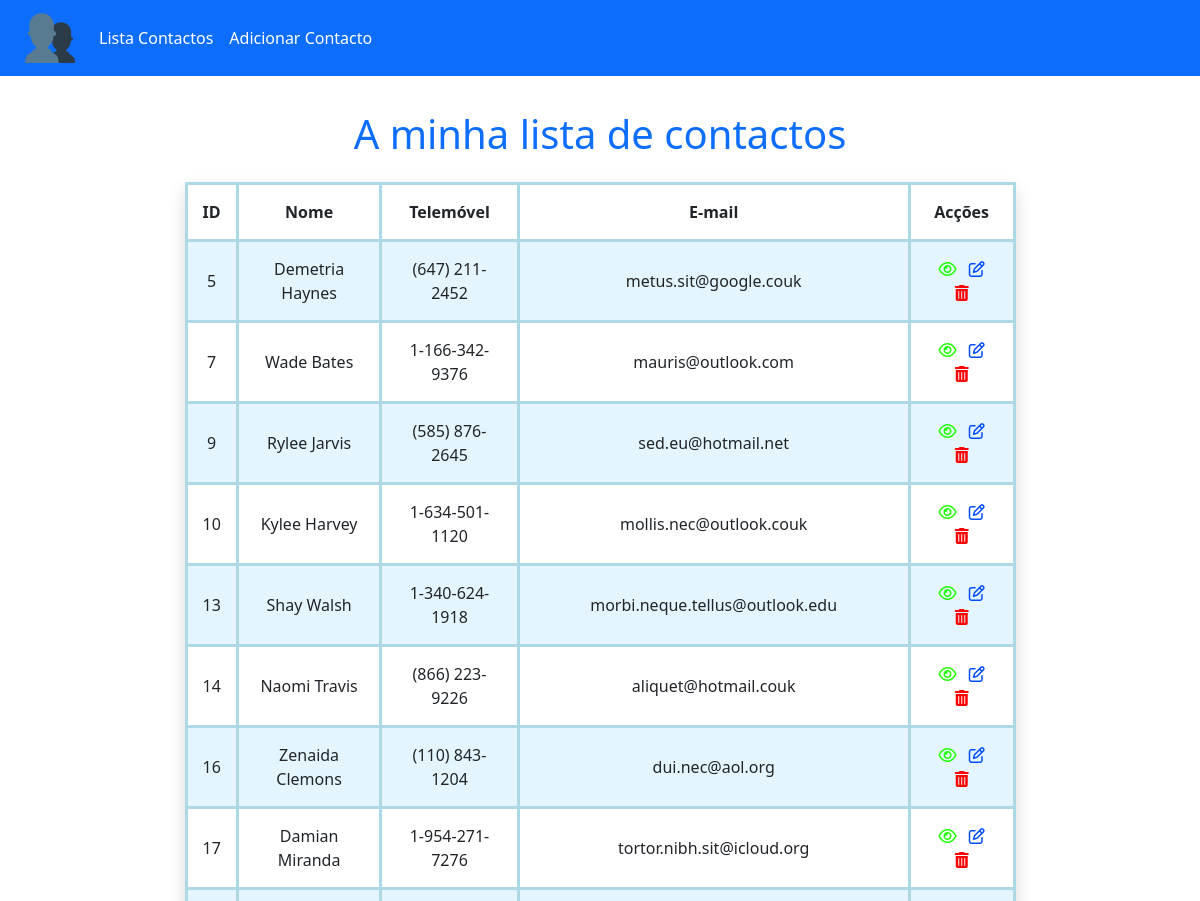
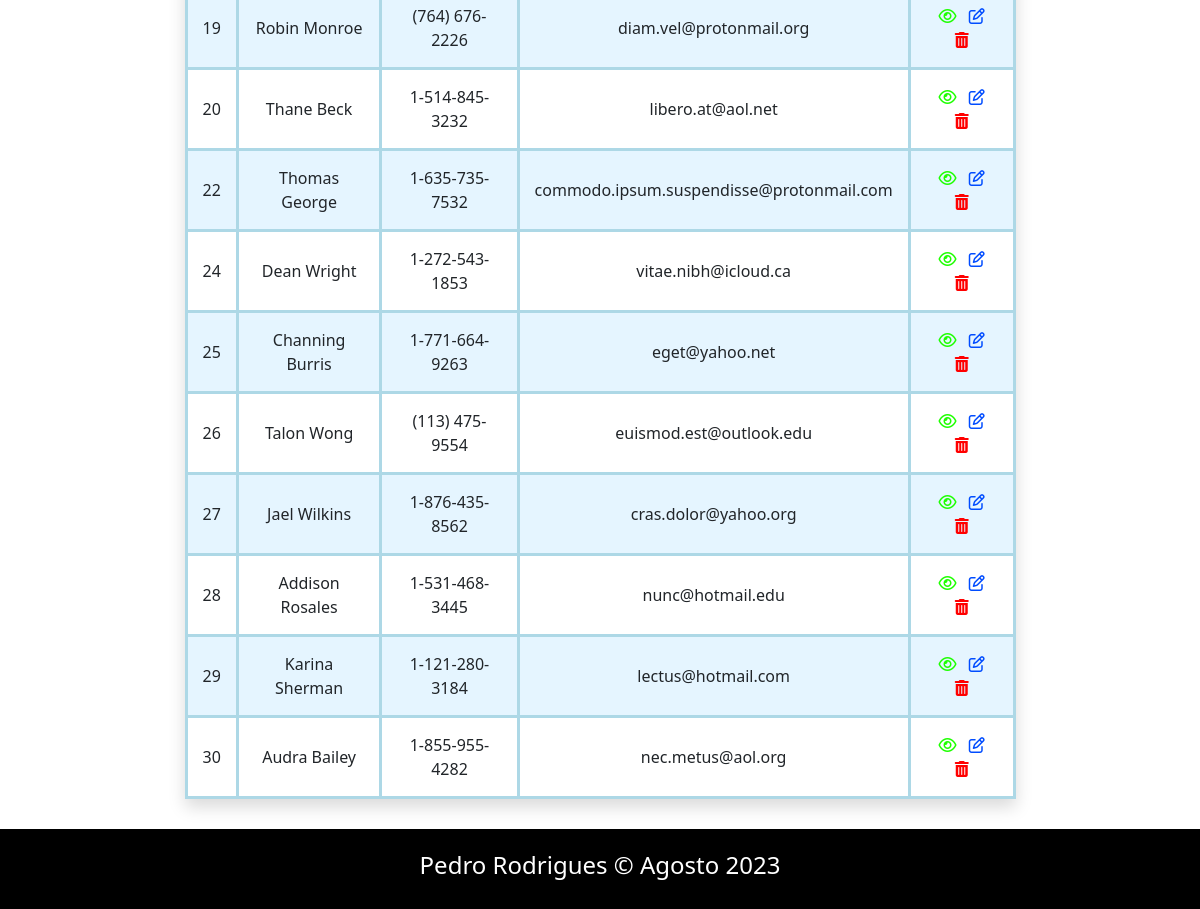
The page / on the database its author committed (2 pictures, top to bottom).
### tables this page shows
CREATE TABLE `contacts` (
  `id` int(11) NOT NULL,
  `name` varchar(150) DEFAULT NULL,
  `phone` varchar(20) DEFAULT NULL,
  `email` varchar(200) NOT NULL,
  `observations` text DEFAULT NULL
);

### models/home_model.php (called while the page is built, shortened)
<?php
    $contactos = selectSQL("SELECT * FROM contacts");
    require_once("templates/header_template.php");
    require_once("views/home_view.php");
    require_once("templates/footer_template.php");
?>

### config/config.php (called while the page is built, shortened)
<?php
    $url_base = "http://localhost/ListaContactos" . '/';
?>

### helpers/process.php (called while the page is built, shortened)
<?php
    require_once("required.php");
    function selectSQL($sql){
        global $conn;
        $stmt = $conn->prepare($sql);
        $stmt->execute();
        return $stmt->fetchAll(PDO::FETCH_ASSOC);
    }
?>

### views/home_view.php (the view, shortened to what this page needs)
<main class="d-flex justify-content-center align-items-center">
    <div class="container">
        <div class="row">
            <div class="col-9 mx-auto">
                <h1 class="text-center text-primary mb-4">A minha lista de contactos</h1>
                <table class="shadow mx-auto">
                    <tr>
                        <th>ID</th>
                        <th>Nome</th>
                        <th>Telemóvel</th>
                        <th>E-mail</th>
                        <th>Acções</th>
                    </tr>
                    <?php foreach($contactos as $c): ?>
                        <tr>
                            <td><?= $c['id']; ?></td>
                            <td><?= $c['name']; ?></td>
                            <td><?= $c['phone']; ?></td>
                            <td><?= $c['email']; ?></td>
                            <td>
                                <a href="<?= $url_base ?>ver\<?= $c['id']; ?>">
                                    <i class="fa-regular fa-eye m-1" style="color: #1eff00;"></i>
                                </a>
                                <a href="<?= $url_base ?>editar\<?= $c['id']; ?>">
                                    <i class="fa-regular fa-pen-to-square m-1" style="color: #004cff;"></i>
                                </a>
                                <i data-bs-toggle="modal" data-bs-target="#exampleModal<?= $c['id']; ?>" class="fa-solid fa-trash-can m-1" style="color: #ff0000;"></i>
                            </td>
                        </tr>
                    <?php endforeach; ?>
                </table>
            </div>
        </div>
    </div>
</main>

### index.php (shortened to what this page needs)
<?php
    $rotas = $_SERVER["REQUEST_URI"];
    $rotas = str_replace("/ListaContactos/", "", $rotas);
    $rotas = explode("/", $rotas);
    switch($rotas[0]){
        case "":
            require_once("models/home_model.php");
            break;
    }
?>

### templates/header_template.php (shortened to what this page needs)
<!DOCTYPE html>
<html lang="pt">
    <head>
        <link href="https://cdn.jsdelivr.net/npm/bootstrap@5.3.1/dist/css/bootstrap.min.css" rel="stylesheet">
        <link rel="stylesheet" href="https://cdnjs.cloudflare.com/ajax/libs/font-awesome/6.4.2/css/all.min.css" />
        <link rel="stylesheet" href="<?= $url_base; ?>public/css/style.css">
    </head>
    <body>
        <header>
            <nav class="navbar navbar-expand-lg navbar-dark bg-primary">
                <a href="<?= $url_base ?>" class="navbar-brand">
                    <img src="<?= $url_base; ?>public/img/logo.svg" alt="Logo">
                </a>
                <div>
                    <div class="navbar-nav">
                        <a href="<?= $url_base; ?>" class="nav-link active" id="home-link">Lista Contactos</a>
                        <a href="<?= $url_base; ?>criar" class="nav-link active" id="home-link">Adicionar Contacto</a>
                    </div>
                </div>
            </nav>
        </header>

### templates/footer_template.php (shortened to what this page needs)
    	<footer>
            <h4>Pedro Rodrigues © Agosto 2023</h4>
        </footer>
    </body>
</html>

### public/css/style.css (style rules this page uses)
header, footer { height: 10vh; }
footer { background-color: black; color: white; display: flex; justify-content: center; align-items: center; }
main { margin: 30px 0 30px 0; }
.navbar-brand img { width: 50px; margin-left: 25px; }
table, th, tr, td { border: 3px solid lightblue; padding: 15px; text-align: center; }
th { text-align: center; }
tr:nth-child(even) { background-color: rgba(4, 155, 255, 0.1); }
a { text-decoration: none; }
i { transition: 0.5s; }

### rows shown on the page
contacts: id "5", name "Demetria Haynes", phone "(647) 211-2452", email "metus.sit@google.couk"
contacts: id "7", name "Wade Bates", phone "1-166-342-9376", email "mauris@outlook.com"
contacts: id "9", name "Rylee Jarvis", phone "(585) 876-2645", email "sed.eu@hotmail.net"
contacts: id "10", name "Kylee Harvey", phone "1-634-501-1120", email "mollis.nec@outlook.couk"
contacts: id "13", name "Shay Walsh", phone "1-340-624-1918", email "morbi.neque.tellus@outlook.edu"
contacts: id "14", name "Naomi Travis", phone "(866) 223-9226", email "aliquet@hotmail.couk"
contacts: id "16", name "Zenaida Clemons", phone "(110) 843-1204", email "dui.nec@aol.org"
contacts: id "17", name "Damian Miranda", phone "1-954-271-7276", email "tortor.nibh.sit@icloud.org"
contacts: id "19", name "Robin Monroe", phone "(764) 676-2226", email "diam.vel@protonmail.org"
contacts: id "20", name "Thane Beck", phone "1-514-845-3232", email "libero.at@aol.net"
contacts: id "22", name "Thomas George", phone "1-635-735-7532", email "commodo.ipsum.suspendisse@protonmail.com"
contacts: id "24", name "Dean Wright", phone "1-272-543-1853", email "vitae.nibh@icloud.ca"
contacts: id "25", name "Channing Burris", phone "1-771-664-9263", email "eget@yahoo.net"
contacts: id "26", name "Talon Wong", phone "(113) 475-9554", email "euismod.est@outlook.edu"
contacts: id "27", name "Jael Wilkins", phone "1-876-435-8562", email "cras.dolor@yahoo.org"
contacts: id "28", name "Addison Rosales", phone "1-531-468-3445", email "nunc@hotmail.edu"
contacts: id "29", name "Karina Sherman", phone "1-121-280-3184", email "lectus@hotmail.com"
contacts: id "30", name "Audra Bailey", phone "1-855-955-4282", email "nec.metus@aol.org"
